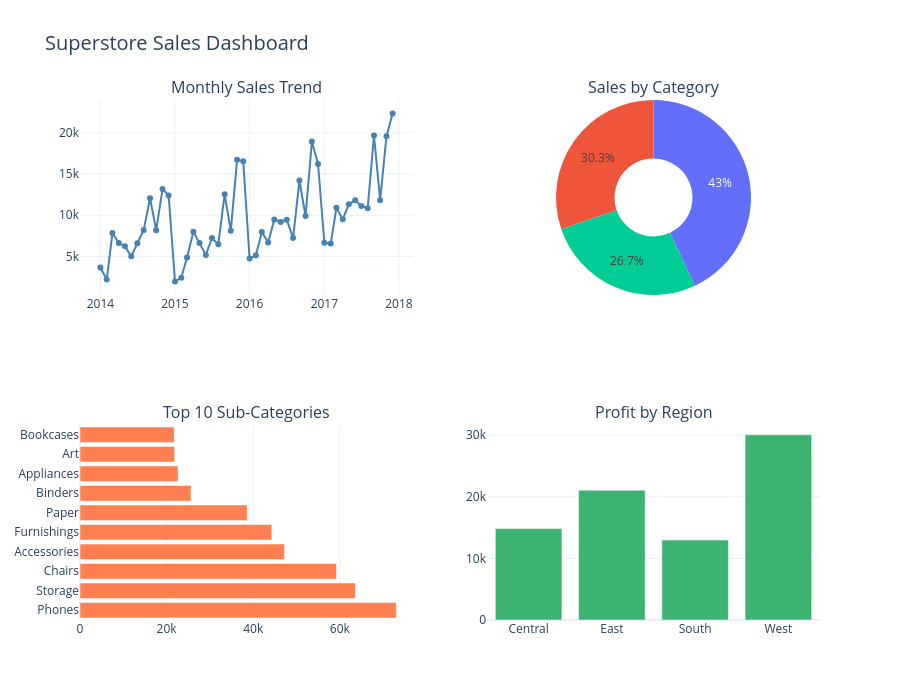

Notebook code cell kept with this figure:
### Code cell
# Cell 18 – Plotly Combined Dashboard (4 charts in one HTML)
fig = make_subplots(
    rows=2, cols=2,
    subplot_titles=('Monthly Sales Trend', 'Sales by Category',
                    'Top 10 Sub-Categories', 'Profit by Region'),
    specs=[[{'type': 'scatter'}, {'type': 'pie'}],
           [{'type': 'bar'},    {'type': 'bar'}]]
)

# Chart 1: Monthly trend
m = df.groupby('Month')['Sales'].sum().reset_index().sort_values('Month')
fig.add_trace(go.Scatter(x=m['Month'], y=m['Sales'], mode='lines+markers',
                          name='Monthly Sales', line=dict(color='steelblue')), row=1, col=1)

# Chart 2: Category pie
c = df.groupby('Category')['Sales'].sum().reset_index()
fig.add_trace(go.Pie(labels=c['Category'], values=c['Sales'],
                      hole=0.4, name='Category'), row=1, col=2)

# Chart 3: Top 10 sub-categories
sc = df.groupby('Sub-Category')['Sales'].sum().nlargest(10).reset_index()
fig.add_trace(go.Bar(x=sc['Sales'], y=sc['Sub-Category'],
                      orientation='h', name='Sub-Cat Sales',
                      marker_color='coral'), row=2, col=1)

# Chart 4: Profit by Region
r = df.groupby('Region')['Profit'].sum().reset_index()
fig.add_trace(go.Bar(x=r['Region'], y=r['Profit'],
                      name='Regional Profit',
                      marker_color='mediumseagreen'), row=2, col=2)

fig.update_layout(title_text='Superstore Sales Dashboard',
                  title_font_size=20, height=700,
                  showlegend=False, template='plotly_white')
fig.write_html('../reports/html/06_plotly_combined_dashboard.html')
fig.show()
print('Saved: 06_plotly_combined_dashboard.html')

### Figure 1 — Plotly figure (JSON) as saved in the notebook; plotly's stock layout.template omitted (floating-point values rounded to 4 significant figures)
{"data": [{"line": {"color": "steelblue"}, "mode": "lines+markers", "name": "Monthly Sales", "x": ["2014-01", "2014-02", "2014-03", "2014-04", "2014-05", "2014-06", "2014-07", "2014-08", "2014-09", "2014-10", "2014-11", "2014-12", "2015-01", "2015-02", "2015-03", "2015-04", "2015-05", "2015-06", "2015-07", "2015-08", "2015-09", "2015-10", "2015-11", "2015-12", "2016-01", "2016-02", "2016-03", "2016-04", "2016-05", "2016-06", "2016-07", "2016-08", "2016-09", "2016-10", "2016-11", "2016-12", "2017-01", "2017-02", "2017-03", "2017-04", "2017-05", "2017-06", "2017-07", "2017-08", "2017-09", "2017-10", "2017-11", "2017-12"], "y": [3641.0, 2191.0, 7829.0, 6631.0, 6230.0, 5003.0, 6599.0, 8213.0, 12070.0, 8175.0, 13160.0, 12390.0, 1950.0, 2414.0, 4868.0, 7982.0, 6610.0, 5172.0, 7233.0, 6457.0, 12550.0, 8103.0, 16720.0, 16540.0, 4754.0, 5127.0, 7956.0, 6680.0, 9485.0, 9185.0, 9460.0, 7216.0, 14200.0, 9898.0, 18940.0, 16210.0, 6665.0, 6555.0, 10890.0, 9513.0, 11330.0, 11800.0, 11120.0, 10850.0, 19670.0, 11820.0, 19570.0, 22340.0], "type": "scatter", "xaxis": "x", "yaxis": "y"}, {"hole": 0.4, "labels": ["Furniture", "Office Supplies", "Technology"], "name": "Category", "values": [139300.0, 197900.0, 122800.0], "type": "pie", "domain": {"x": [0.55, 1.0], "y": [0.625, 1.0]}}, {"marker": {"color": "coral"}, "name": "Sub-Cat Sales", "orientation": "h", "x": [73060.0, 63620.0, 59220.0, 47210.0, 44300.0, 38600.0, 25630.0, 22640.0, 21860.0, 21770.0], "y": ["Phones", "Storage", "Chairs", "Accessories", "Furnishings", "Paper", "Binders", "Appliances", "Art", "Bookcases"], "type": "bar", "xaxis": "x2", "yaxis": "y2"}, {"marker": {"color": "mediumseagreen"}, "name": "Regional Profit", "x": ["Central", "East", "South", "West"], "y": [14840.0, 21070.0, 12970.0, 30060.0], "type": "bar", "xaxis": "x3", "yaxis": "y3"}], "layout": {"xaxis": {"anchor": "y", "domain": [0.0, 0.45]}, "yaxis": {"anchor": "x", "domain": [0.625, 1.0]}, "xaxis2": {"anchor": "y2", "domain": [0.0, 0.45]}, "yaxis2": {"anchor": "x2", "domain": [0.0, 0.375]}, "xaxis3": {"anchor": "y3", "domain": [0.55, 1.0]}, "yaxis3": {"anchor": "x3", "domain": [0.0, 0.375]}, "annotations": [{"font": {"size": 16}, "showarrow": false, "text": "Monthly Sales Trend", "x": 0.225, "xanchor": "center", "xref": "paper", "y": 1.0, "yanchor": "bottom", "yref": "paper"}, {"font": {"size": 16}, "showarrow": false, "text": "Sales by Category", "x": 0.775, "xanchor": "center", "xref": "paper", "y": 1.0, "yanchor": "bottom", "yref": "paper"}, {"font": {"size": 16}, "showarrow": false, "text": "Top 10 Sub-Categories", "x": 0.225, "xanchor": "center", "xref": "paper", "y": 0.375, "yanchor": "bottom", "yref": "paper"}, {"font": {"size": 16}, "showarrow": false, "text": "Profit by Region", "x": 0.775, "xanchor": "center", "xref": "paper", "y": 0.375, "yanchor": "bottom", "yref": "paper"}], "title": {"font": {"size": 20}, "text": "Superstore Sales Dashboard"}, "height": 700, "showlegend": false}}
